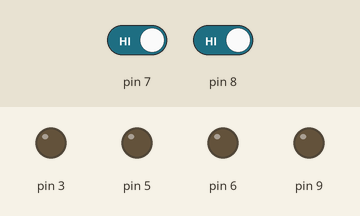
Recording of a sketch running on a simulated Arduino Uno, built with avr-gcc and run on an emulated ATmega328P. Shown: output pins drawn as LEDs (lit = HIGH). Inputs (shaded band) come from the test bench; at power-on: pin 7 HIGH, pin 8 HIGH.

Above: at 1.2 s.
1.3 s: pin 7 driven LOW
At 2.5 s:
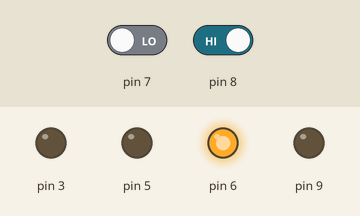
2.8 s: pin 8 driven LOW
At 3.8 s:
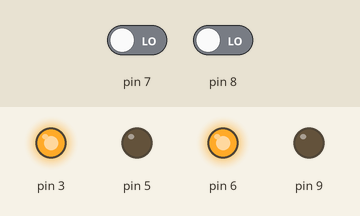
4.3 s: pin 7 driven HIGH
At 4.9 s:
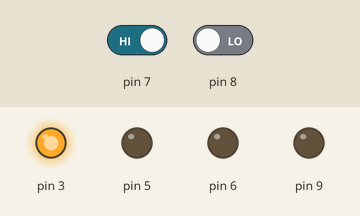
5.8 s: pin 8 driven HIGH
At 7.2 s:
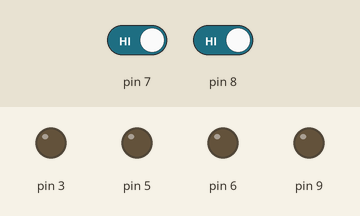
Timing chart, 0 to 8.3 s (numbered marks = the images above; inputs shaded):
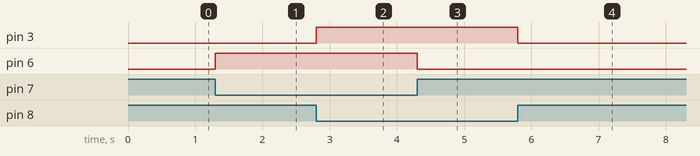

The sketch:

infinity.ino.ino
```cpp
int lir=7;
int rir=8;
int rmp=3;
int rmn=5;
int lmp=6;
int lnm=9;
void setup() {
  pinMode(3,OUTPUT);
  pinMode(5,OUTPUT);
  pinMode(6,OUTPUT);
  pinMode(9,OUTPUT);
  pinMode(7,INPUT);
  pinMode(8,INPUT);
}
void loop() {
  int lvalue=digitalRead(7);
  int rvalue=digitalRead(8);

  if (lvalue==0 & rvalue==0)
  {
  digitalWrite(3,1);
  digitalWrite(5,0);
  digitalWrite(6,1);
  digitalWrite(9,0);
    }
    else if (lvalue==0 & rvalue==1)
    {
  digitalWrite(3,0);
  digitalWrite(5,0);
  digitalWrite(6,1);
  digitalWrite(9,0);
      }
    else if(lvalue==1 & rvalue==1)
    {
   digitalWrite(3,0);
  digitalWrite(5,0);
  digitalWrite(6,0);
  digitalWrite(9,0);
      }
      else if(lvalue==1 & rvalue==0)
      {
  digitalWrite(3,180);
  digitalWrite(5,0);
  digitalWrite(6,0);

  digitalWrite(9,0);
  }


}
```

Measured:
- after the input at 1.3 s, pin 6: LOW → HIGH at once
- after the input at 2.8 s, pin 3: LOW → HIGH at once
- after the input at 4.3 s, pin 6: HIGH → LOW at once
- after the input at 5.8 s, pin 3: HIGH → LOW at once
